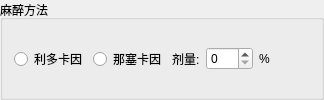
    <widget class="QGroupBox" name="groupBox_4">
     <property name="title">
      <string>麻醉方法</string>
     </property>
     <layout class="QHBoxLayout" name="horizontalLayout_28">
      <property name="topMargin">
       <number>12</number>
      </property>
      <item>
       <widget class="QRadioButton" name="MZJ_ldky">
        <property name="text">
         <string>利多卡因</string>
        </property>
       </widget>
      </item>
      <item>
       <widget class="QRadioButton" name="MZJ_nsky">
        <property name="text">
         <string>那塞卡因</string>
        </property>
       </widget>
      </item>
      <item>
       <layout class="QHBoxLayout" name="horizontalLayout_26">
        <item>
         <widget class="QLabel" name="label_48">
          <property name="text">
           <string>剂量:</string>
          </property>
         </widget>
        </item>
        <item>
         <widget class="QSpinBox" name="MZJJL">
          <property name="maximum">
           <number>100</number>
          </property>
         </widget>
        </item>
        <item>
         <widget class="QLabel" name="label_49">
          <property name="text">
           <string>%</string>
          </property>
         </widget>
        </item>
       </layout>
      </item>
      <item>
       <spacer name="horizontalSpacer_4">
        <property name="orientation">
         <enum>Qt::Horizontal</enum>
        </property>
        <property name="sizeHint" stdset="0">
         <size>
          <width>40</width>
          <height>20</height>
         </size>
        </property>
       </spacer>
      </item>
     </layout>
    </widget>
